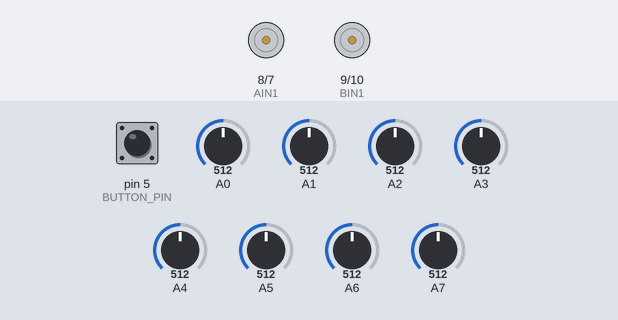
A sketch run on a simulated Arduino Nano, built with avr-gcc and run on an emulated ATmega328P. Parts: motor-driver pin pairs drawn as motors (green arrow = first pin HIGH = forward, orange = second pin HIGH = backward, longer = more drive, scaled by the enable pin). The inputs (shaded band) are chosen by the test bench; at power-on: pin 5 (BUTTON_PIN) HIGH, A7 = 512, A0 = 512, A2 = 512, A1 = 512, A3 = 512, A4 = 512, A5 = 512, A6 = 512. What the sketch prints to the serial monitor is not drawn.

Above: at 7.2 s.
7.3 s: pin 5 (BUTTON_PIN) pulled LOW for 0.15 s
At 7.8 s:
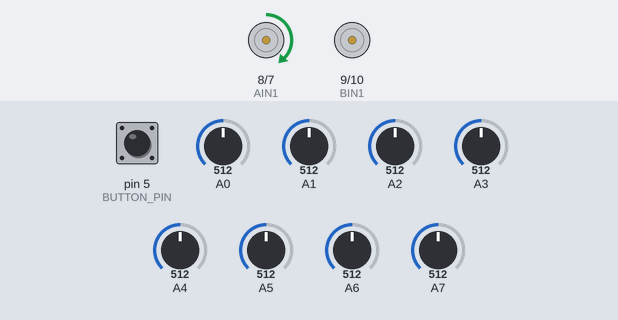
9.0 s: A7 set to 737
10.5 s: A7 set to 760
At 11.3 s:
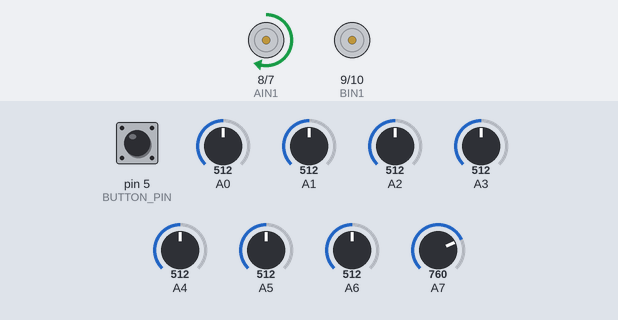
12.0 s: A0 set to 736
13.5 s: A0 set to 760
At 14.0 s:
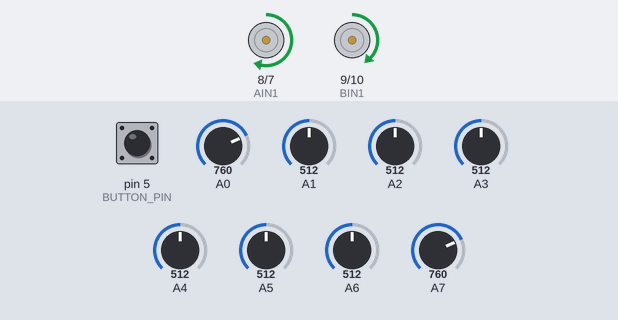
15.0 s: A2 set to 737
16.5 s: A2 set to 769
At 17.4 s:
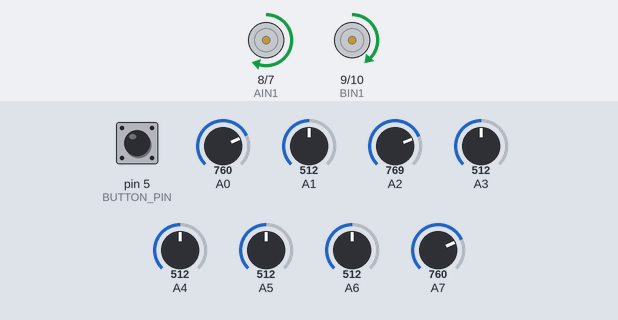
Timing chart, 0 to 19.0 s (numbered marks = the images above; inputs shaded):
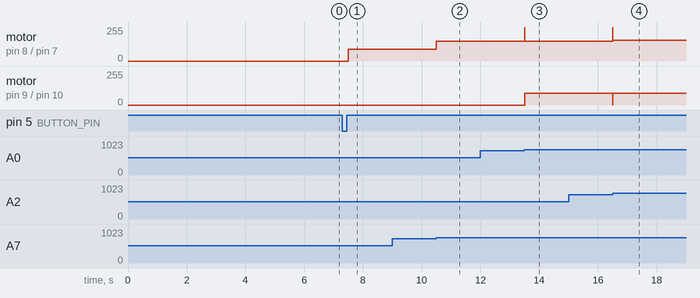

The sketch:

completo.ino
```cpp
#include <QTRSensors.h>

// ===================== TB6612 =====================
#define PWMA 6
#define AIN1 8
#define AIN2 7

#define PWMB 11
#define BIN1 9
#define BIN2 10

#define BUTTON_PIN 5

// ===================== QTR =====================
QTRSensors qtr;
const uint8_t SensorCount = 8;
uint16_t sensorValues[SensorCount];

// ===================== CONFIG =====================
const int umbral = 750;

float kp = 0.13;
float kd = 2.75;

int baseSpeed = 90;

int lastError = 0;
int lastPosition = 3500;

// ===================== MOTOR =====================
void setForward() {
  digitalWrite(AIN1, HIGH);
  digitalWrite(AIN2, LOW);

  digitalWrite(BIN1, HIGH);
  digitalWrite(BIN2, LOW);
}

void setPWM(int left, int right) {
  analogWrite(PWMA, right);
  analogWrite(PWMB, left);
}

void stopMotors() {
  analogWrite(PWMA, 0);
  analogWrite(PWMB, 0);
}

// ===================== LECTURA DIGITAL =====================
void readSensors(int &pos, int &active) {

  active = 0;
  long sum = 0;

  for (int i = 0; i < 8; i++) {

    int v = sensorValues[i];

    if (v > umbral) {
      active++;
      sum += (long)i * 1000;
    }
  }

  if (active > 0) {
    pos = sum / active;
  } else {
    pos = lastPosition; // mantiene dirección si pierde línea
  }

  lastPosition = pos;
}

// ===================== CONTROL =====================
void runRobot() {

  setForward();

  while (true) {

    if (digitalRead(BUTTON_PIN) == LOW) {
      delay(200);
      stopMotors();
      break;
    }

    qtr.read(sensorValues);

    int pos, active;
    readSensors(pos, active);

    int error = pos - 3500;

    // ===================== DERIVADA =====================
    int derivative = error - lastError;
    lastError = error;

    // ===================== PID =====================
    float vel = (kp * error) + (kd * derivative);

    // ===================== CURVA EXTREMA =====================
    int vl, vr;

    if (active <= 1) {

      // curva extrema izquierda
      if (sensorValues[0] > umbral) {
        vl = 0;
        vr = baseSpeed + 60;
      }
      // curva extrema derecha
      else if (sensorValues[7] > umbral) {
        vl = baseSpeed + 60;
        vr = 0;
      }
      // pérdida total
      else {
        vl = baseSpeed;
        vr = -baseSpeed;
      }

    } else {

      // ===================== VELOCIDAD DINÁMICA =====================
      int absError = abs(error);

      int reduction = 0;

      if (absError < 600) reduction = 0;
      else if (absError < 1800) reduction = map(absError, 600, 2000, 15, 75);
      else reduction = 90;

      int dynamicBase = baseSpeed - reduction;
      dynamicBase = constrain(dynamicBase, 65, baseSpeed);

      vl = dynamicBase - vel;
      vr = dynamicBase + vel;
    }

    // ===================== LIMITES =====================
    vl = constrain(vl, 0, 255);
    vr = constrain(vr, 0, 255);

    setPWM(vr, vl);

    delay(5);
  }
}

// ===================== SETUP =====================
void setup() {

  pinMode(PWMA, OUTPUT);
  pinMode(AIN1, OUTPUT);
  pinMode(AIN2, OUTPUT);

  pinMode(PWMB, OUTPUT);
  pinMode(BIN1, OUTPUT);
  pinMode(BIN2, OUTPUT);

  pinMode(BUTTON_PIN, INPUT);

  Serial.begin(115200);

  qtr.setTypeAnalog();
  qtr.setSensorPins((const uint8_t[]){A0,A1,A2,A3,A4,A5,A6,A7}, SensorCount);

  Serial.println("Calibrando...");

  for (int i = 0; i < 200; i++) {
    qtr.calibrate();
    delay(5);
  }

  Serial.println("Listo");
}

// ===================== LOOP =====================
void loop() {

  if (digitalRead(BUTTON_PIN) == LOW) {
    delay(200);
    runRobot();
  }
}
```

Measured:
- the behaviour switches between 751 and 752 on A7 (found by bisection; images 1 and 2)
- the behaviour switches between 751 and 752 on A0 (found by bisection; images 2 and 3)
- after the input at 7.3 s, motor on pin 8 (AIN1) / pin 7 (AIN2): stopped → forward 90/255 after 0.20 s
- after the input at 9.0 s, every drawn part: stays the same
- after the input at 10.5 s, motor on pin 8 (AIN1) / pin 7 (AIN2): forward 90/255 → forward 150/255 at once
- after the input at 12.0 s, every drawn part: stays the same
- after the input at 13.5 s, motor on pin 8 (AIN1) / pin 7 (AIN2): forward 150/255 → forward 255/255 at once, → forward 150/255 0.01 s later; motor on pin 9 (BIN1) / pin 10 (BIN2): stopped → forward 90/255 at once
- after the input at 15.0 s, every drawn part: stays the same
- after the input at 16.5 s, motor on pin 8 (AIN1) / pin 7 (AIN2): forward 150/255 → forward 155/255 at once; motor on pin 9 (BIN1) / pin 10 (BIN2): forward 90/255 → stopped at once, → forward 90/255 0.01 s later
